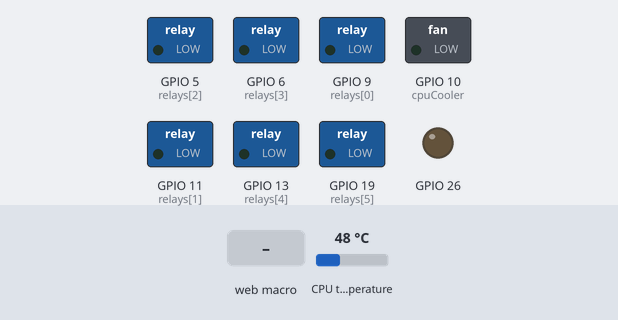
This program was run on a simulated Raspberry Pi (BCM pin numbers). Shown: switched loads named in the program (green lamp = pin HIGH), output pins drawn as LEDs (lit = HIGH). Inputs (shaded band) come from the test bench; at power-on: CPU temperature 48 °C. The WebIOPi server calls setup() once and loop() repeatedly.

Above: at 1.2 s.
1.3 s: macro testReles called from the web page (any arguments are "1")
At 2.2 s:
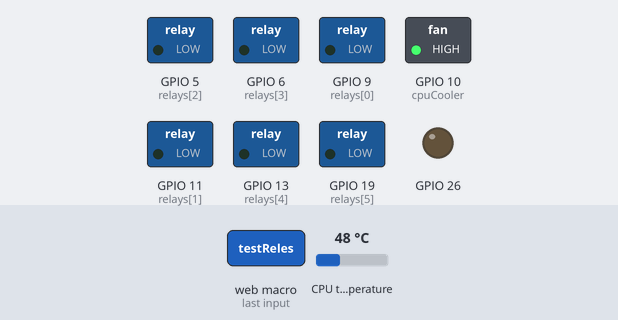
5.3 s: CPU temperature set to 44 °C
At 6.7 s:
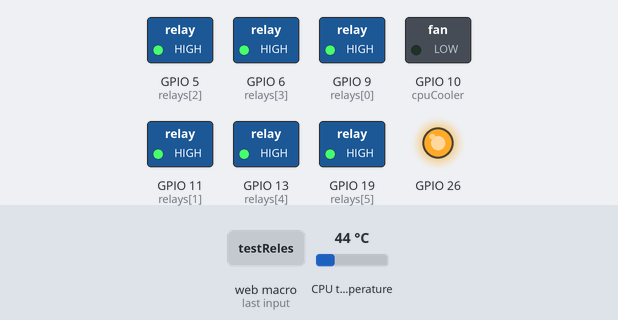
7.5 s: macro testReles called from the web page (any arguments are "1")
At 8.3 s:
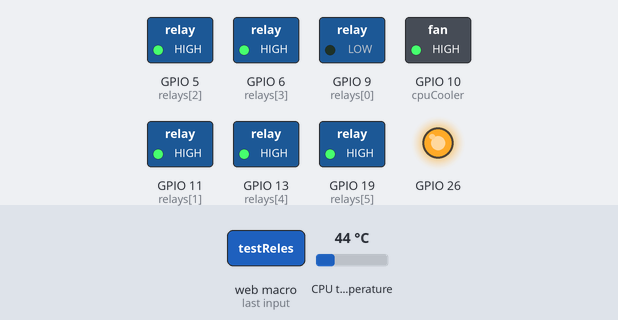
11.0 s: CPU temperature set to 58 °C
At 12.1 s:
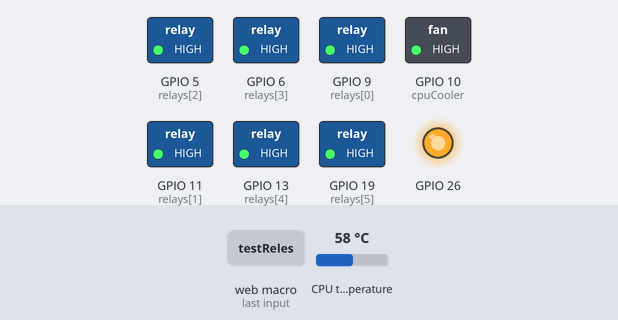
12.5 s: CPU temperature set to 31 °C
At 19.3 s:
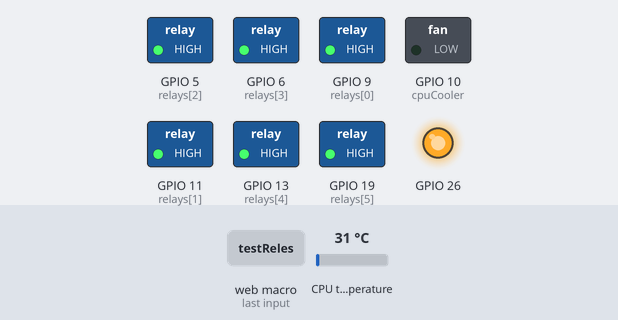
Timing chart, 0 to 20.5 s (numbered marks = the images above; inputs shaded):
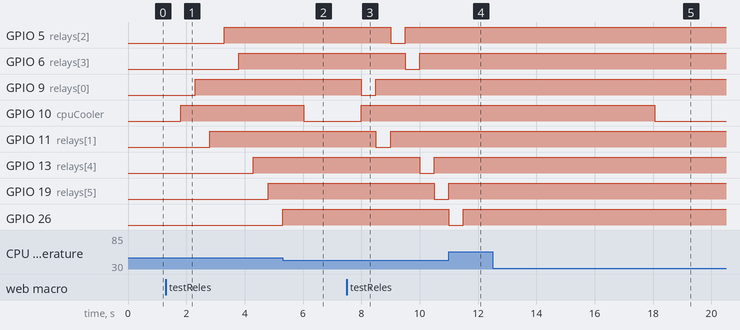

The program:

script.py
```python
import webiopi
import os
import time

#Usamos la librería de WebIOPi
GPIO = webiopi.GPIO

#definimos las salidas que utilizaremos con los relés
cpuCooler = 10
lamp = 26
relays = [cpuCooler,9,11,5,6,13,19,lamp]

#Y algunas constantes:
cpuTempMax = 50.0
cpuTempMin = 45.0

#Esta funcion es llamada para inicializar el sistema:
def setup():
    for relay in relays:
        GPIO.setup(relay, GPIO.OUT, GPIO.LOW)
        #GPIO.setFunction(relay, GPIO.OUT) #lo establecemos como salida
        #GPIO.digitalWrite(relay, GPIO.LOW) #y establecemos el nivel en bajo

#Esta función es llamada cuando paramos el servicio
def destroy():
    for relay in relays:
        GPIO.digitalWrite(relay, GPIO.HIGH)


#Esta función es llamada contínuamente por el servicio
def loop():
    compruebaTemperatura()
    #dejamos a la CPU hacer otras cosas
    webiopi.sleep(1)

def compruebaTemperatura(min = cpuTempMin, max = cpuTempMax):
        temp = getCPUtemperature()
        #webiopi.debug('Monitorizando para mantenerla entre ', min, 'y', max)
        if temp>= max:
            webiopi.debug ('Alcanzados los ' + str(temp) + 'ºC, encendiendo el ventilador')
            GPIO.digitalWrite(cpuCooler, GPIO.HIGH)
        elif temp<=min:
            webiopi.debug('Temperatura bajada a' + str(temp) + 'paramos el ventilador')
            GPIO.digitalWrite(cpuCooler, GPIO.LOW)
        time.sleep(5)


@webiopi.macro
def getCPUtemperature():
    res = os.popen('vcgencmd measure_temp').readline()
    return(float(res.replace('temp=','').replace("'C\n","")))


@webiopi.macro
def testReles():
    for relay in relays:
        GPIO.digitalWrite(relay, GPIO.LOW)
        time.sleep(0.5)
        GPIO.digitalWrite(relay, GPIO.HIGH)
```

Measured:
- the behaviour switches between 46 and 45 °C on CPU temperature (found by bisection; images 1 and 2)
- after the input at 1.3 s, GPIO 5 (relays[2]): LOW → HIGH after 2.0 s; GPIO 6 (relays[3]): LOW → HIGH after 2.5 s; GPIO 9 (relays[0]): LOW → HIGH after 1.0 s; GPIO 10 (cpuCooler): LOW → HIGH after 0.50 s; GPIO 11 (relays[1]): LOW → HIGH after 1.5 s
- after the input at 5.3 s, GPIO 10 (cpuCooler): HIGH → LOW after 0.73 s
- after the input at 7.5 s, GPIO 5 (relays[2]): HIGH → LOW after 1.5 s, → HIGH 0.50 s later; GPIO 6 (relays[3]): HIGH → LOW after 2.0 s, → HIGH 0.50 s later; GPIO 9 (relays[0]): HIGH → LOW after 0.50 s, → HIGH 0.50 s later; GPIO 10 (cpuCooler): LOW → HIGH after 0.50 s; GPIO 11 (relays[1]): HIGH → LOW after 1.0 s, → HIGH 0.50 s later
- after the input at 11.0 s, GPIO 10 (cpuCooler): stays HIGH (without the input it goes to LOW after 1.0 s)
- after the input at 12.5 s, GPIO 10 (cpuCooler): HIGH → LOW after 5.6 s
